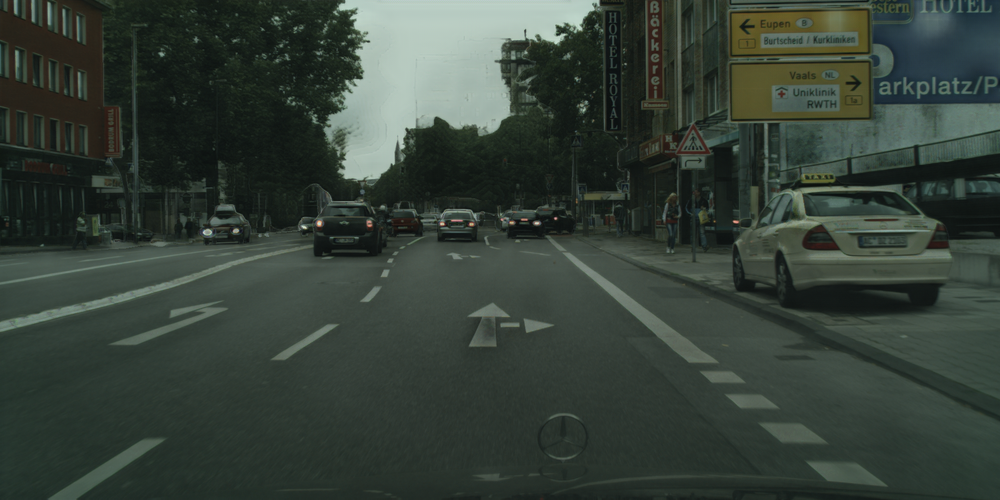
#> input picture images/aachen_000005_000019_leftImg8bit_foggy_beta_0.02_fake_0.png, 1000 x 500 px, shrunk from 2048 x 1024 before the run, found by its file name
$ jupyter execute --allow-errors acc.ipynb
#> lines starting #> are read from the running program, lines starting #| are printed output that depends on the picture
[cell 1]
import numpy
from time import time


def filter2D(image,filt):
    M,N=image.shape
    Mf,Nf=filt.shape
    Mf2=Mf//2
    Nf2=Nf//2
    result=numpy.zeros_like(image)
    for i in range(Mf2,M-Mf2):
        for j in range(Nf2,N-Nf2):
            num=0.0
            t=image[i-Mf2:i+Mf2+1,j-Nf2:j+Nf2+1]
            num=numpy.sum(numpy.multiply(t,filt))

            result[i,j]=num
    return result

from numba import double,jit

fastfilter2D=jit(double[:,:](double[:,:],double[:,:]))(filter2D)
#new_func_name=jit(return_type(par1_type,par2_type))(old_func_name)

tic=time()
image=numpy.random.random((100,100))
filt=numpy.random.random((9,9))
res=fastfilter2D(image,filt)
toc=time()
print(toc-tic)

[cell 2]
import numpy
from time import time

def filter2d(image, filt):
    M,N = image.shape
    Mf, Nf = filt.shape
    Mf2 = Mf//2
    Nf2=Nf//2
    result= numpy.zeros_like(image)

    for i in range (Mf2, M-Mf2):
        for j in range (Nf, N-Nf2):
            num = 0.0

            for ii in range(Mf):
                for jj in range(Nf):
                    num+=(filt[Mf-1-ii, Nf-1-jj] * image[i-Mf2+ii, j-Nf2+jj])
           # t= image[i-Mf2:i+Mf2+1, j-Nf2:j+Nf2+1]
            #num=numpy.sum(numpy.multiply(t,filt))

            result[i, j]=num
    return result

from numba import double, jit

fast_filter2d = jit(double[:,:](double[:,:], double[:,:]))(filter2d)

tic=time()
image=numpy.random.random((100,100))

filt=numpy.random.random((9,9))

res= fast_filter2d(image, filt)

toc=time()
print(toc-tic)

# new_func_name= jit(return_type(par1_type, par2_type))(old_func_name)

[cell 3]
from numba import jit,njit,prange
import numpy
from time import time

a=numpy.random.random((10000,1))
b=numpy.random.random((10000,1))

def call_method(a,b):
  c=numpy.zeros_like(a)
  for i in range(len(a)):
    c[i]=a[i]+b[i]
  return c

c=call_method(a,b)
tic=time()
c=call_method(a,b)
toc=time()
print(toc-tic)


@njit
def call_method_njit(a,b):
  c=numpy.zeros_like(a)
  for i in range(len(a)):
    c[i]=a[i]+b[i]
  return c

c=call_method_njit(a,b)
tic=time()
c=call_method_njit(a,b)
toc=time()
print(toc-tic)

[cell 4]
from numba import jit,njit,prange,vectorize,float64
import numpy as np
from time import time

a=np.random.random((10000,1))
b=np.random.random((10000,1))

def call_method(a,b):
    c=np.zeros_like(a)
    for i in range(a.shape[0]):
        c[i]=a[i]+b[i]
    return c

tic=time()
c=call_method(a,b)
toc=time()
print("Parellel",toc-tic)

@vectorize([float64(float64,float64)])
def f(x,y):
    return x+y

c=f(a,b)
tic=time()
c=f(a,b)
toc=time()
#> (the rest of this cell did not finish here and is left out)

[cell 5]
import numpy as np

import cv2

#gamma->image^gamma

def gamma_corr(image,gamma):
#> called with image = 1, gamma = 0.5
    invGamma = 1.0/gamma
    table = np.array([((1/255.0) * invGamma)*255 for i in np.arange(0, 256)]).astype("uint8")
#> table = 256 values from 2 to 2
    #apply gamma correction using the lookup table
    return cv2.LUT (image, table)

def log_transform(image,c):
    #c*log(image+ 1)....apply 0-255 back and forth
    table = np.array([(np.log((1/255.0)+1)*c)*255 for i in np.arange(0, 256)]).astype("uint8")
    return cv2.LUT (image, table)

def img_add(image, factor):
    #apply normalization 0-255 after addition
    return image+factor

def img_mul(image, factor):  #changes contrast
    #apply normalization 0-255 after multiplication
    return image*factor

i=cv2.imread('dark.jpeg')
#> (the rest of this cell did not finish here and is left out)

[cell 6]
#reading single dark image and generating multiple images from that
#augmentation

import imutils
import cv2
import numpy as np

i=cv2.imread('dark.jpeg')
alpha=1.04
c=1
for beta in range(25):
  new_image=cv2.convertScaleAbs(i,alpha=alpha,beta=beta)
  cv2.imwrite('aug/'+str(c)+'.jpg',new_image)
  c=c+1
#> after the loop, c = 26

ii=1
#> (the rest of this cell did not finish here and is left out)

[cell 7]
import cv2
import numpy
from time import time

image="/home/nirnaya/Desktop/Edge AI/annotation_app/images/aachen_000005_000019_leftImg8bit_foggy_beta_0.02_fake_0.png"

def filter2D(image,filt):
    M,N=image.shape
    Mf,Nf=filt.shape
    Mf2=Mf//2
    Nf2=Nf//2
    result=numpy.zeros_like(image)
    for i in range(Mf2,M-Mf2):
        for j in range(Nf2,N-Nf2):
            num=0.0
            t=image[i-Mf2:i+Mf2+1,j-Nf2:j+Nf2+1]
            num=numpy.sum(numpy.multiply(t,filt))

            result[i,j]=num
    return result

from numba import double,jit

fastfilter2D=jit(double[:,:](double[:,:],double[:,:]))(filter2D)
#new_func_name=jit(return_type(par1_type,par2_type))(old_func_name)

tic=time()
image=cv2.imread(image,cv2.IMREAD_GRAYSCALE)
#> image: shape (500, 1000); min 11, max 221, mean 60.1
b_filt=numpy.array([[1/9,1/9,1/9],
                  [1/9,1/9,1/9],
                  [1/9,1/9,1/9]],dtype=numpy.float64)
filt=numpy.array([[1,0,-1],
                  [2,0,-2],
                  [1,0,-1]],dtype=numpy.float64)
filt2=numpy.array([[1,2,1],
                  [0,0,0],
                  [-1,-2,-1]],dtype=numpy.float64)
image=fastfilter2D(image.astype(numpy.float64),b_filt)
#> after the loop in filter2D, `for i in range(Mf2,M-Mf2):`:
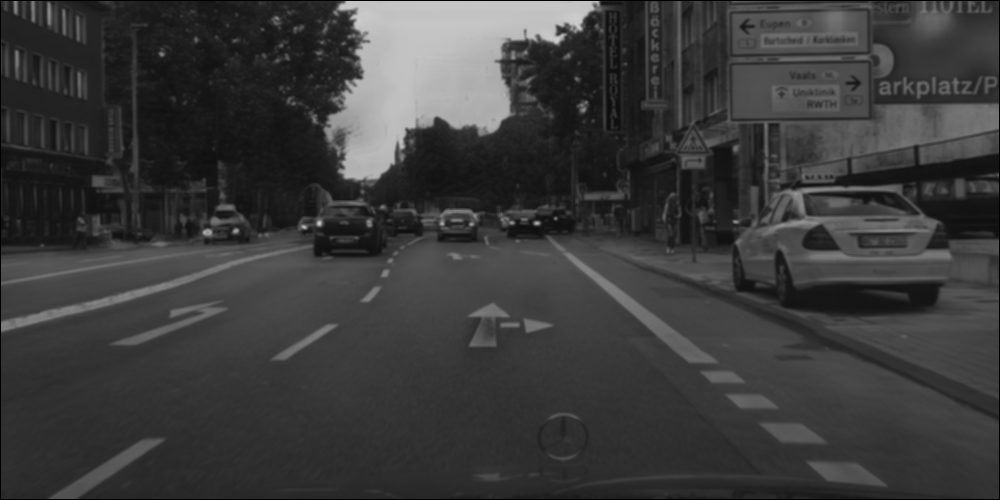
#> result: shape (500, 1000) float64; min 0, max 205.4, mean 59.7
res=fastfilter2D(image.astype(numpy.float64),filt)
#> after the loop in filter2D (call 2), `for i in range(Mf2,M-Mf2):`:
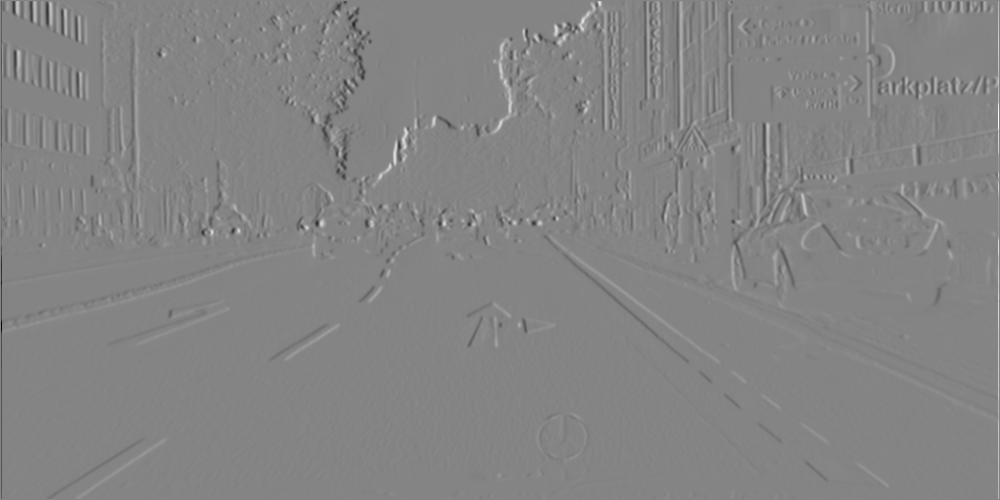
#> result: shape (500, 1000) float64; min -505.7, max 467.4, mean 0; drawn with min black and max white
res2=fastfilter2D(image.astype(numpy.float64),filt2)
#> after the loop in filter2D (call 3), `for i in range(Mf2,M-Mf2):`:
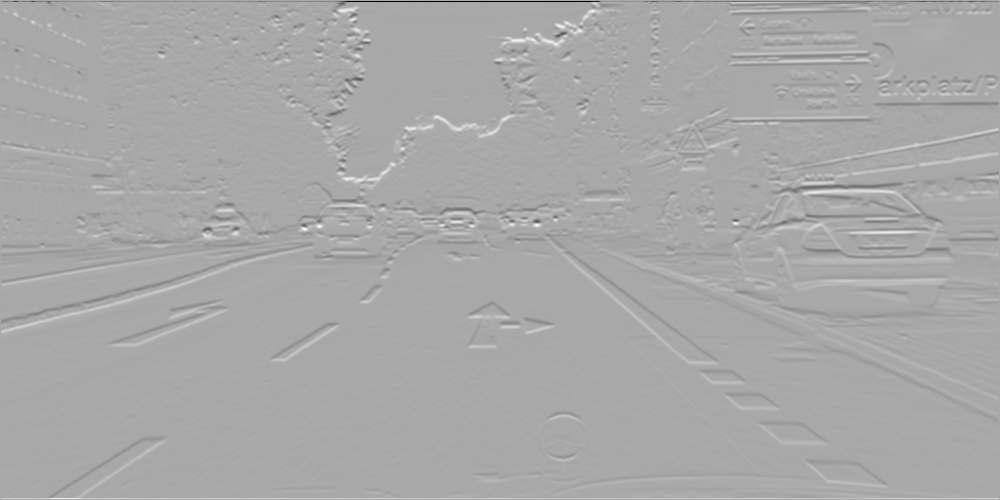
#> result: shape (500, 1000) float64; min -787.1, max 404.1, mean 0.4; drawn with min black and max white
res_f=res+res2
toc=time()
cv2.imshow("output",res_f.astype(numpy.uint8))
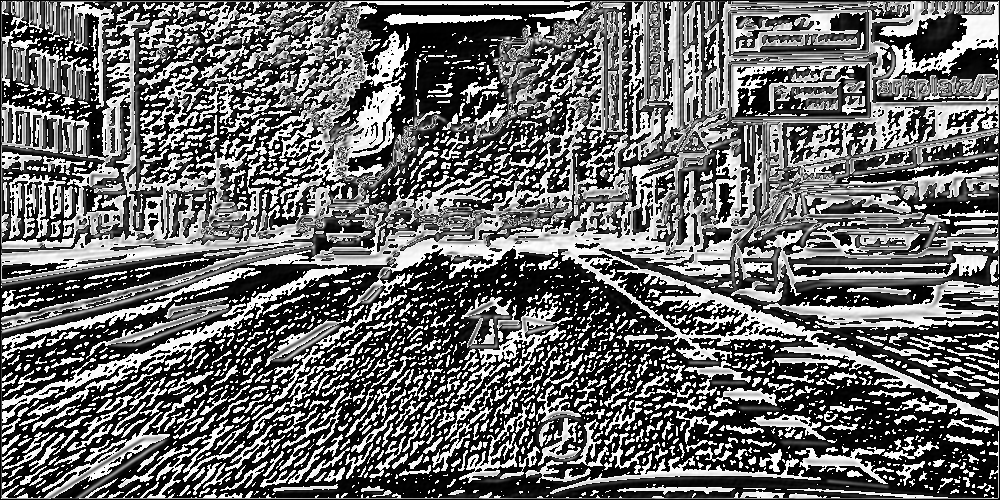
#> window 'output': shape (500, 1000); min 0, max 255, mean 105
cv2.waitKey(0)
cv2.destroyAllWindows()
print(toc-tic)

$ run again, with images/aachen_000011_000019_leftImg8bit_foggy_beta_0.02_fake_0.png copied over images/aachen_000005_000019_leftImg8bit_foggy_beta_0.02_fake_0.png
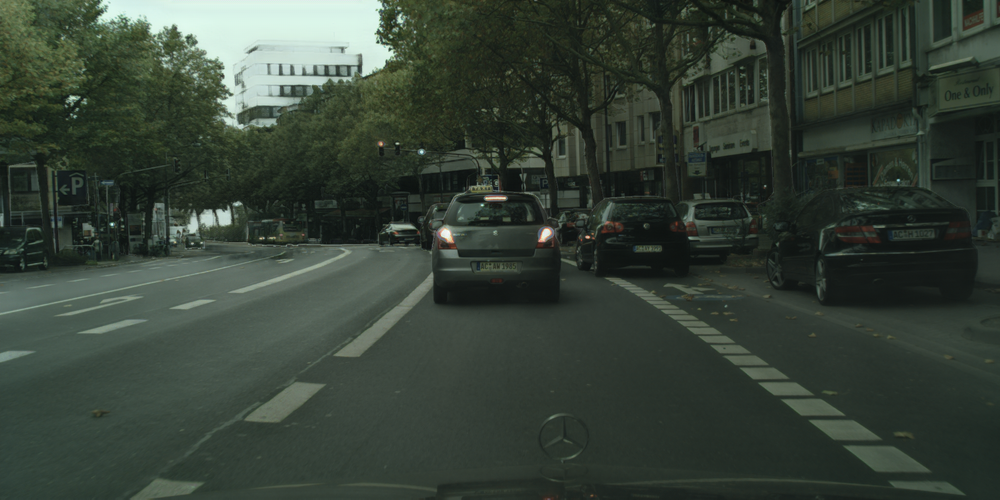
#> input picture images/aachen_000011_000019_leftImg8bit_foggy_beta_0.02_fake_0.png, 1000 x 500 px, shrunk from 2048 x 1024 before the run, found by its file name
#> table = 256 values from 2 to 2
#> after the loop `for beta in range(25):`: c = 26
#> after the loop in filter2D (call 3), `for i in range(Mf2,M-Mf2):`:
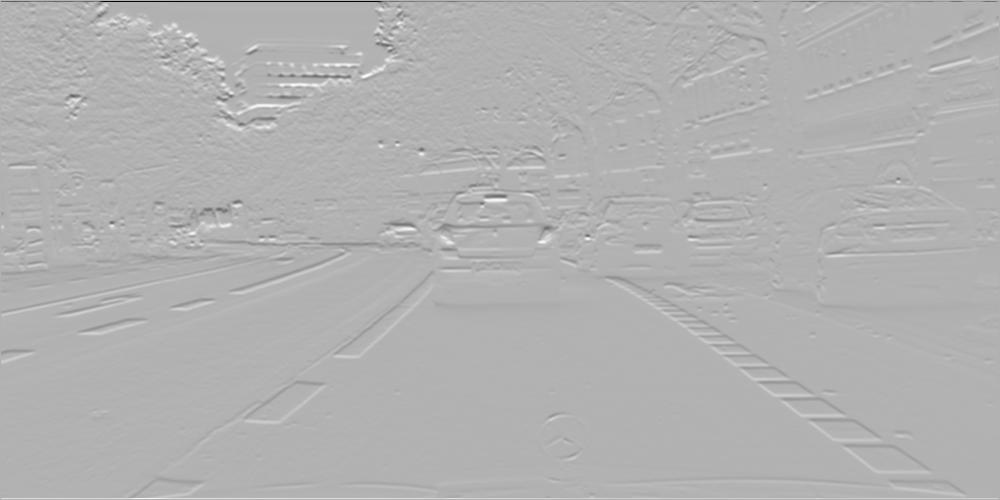
#> result: shape (500, 1000) float64; min -940.9, max 407.7, mean 0.4; drawn with min black and max white
#> `cv2.imshow("output",res_f.astype(numpy.uint8))`:
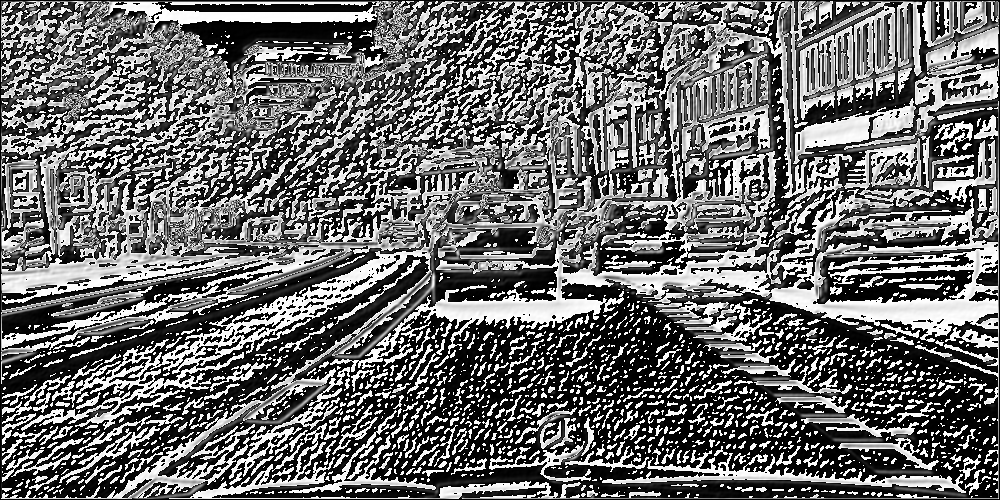
#> window 'output': shape (500, 1000); min 0, max 255, mean 107.5

$ run again, with images/aachen_000029_000019_leftImg8bit_foggy_beta_0.02_fake_0.png copied over images/aachen_000005_000019_leftImg8bit_foggy_beta_0.02_fake_0.png
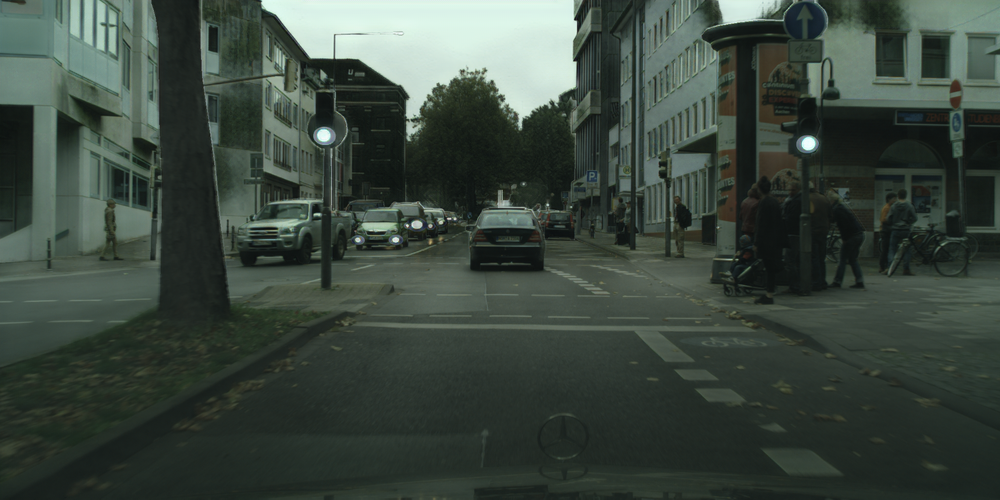
#> input picture images/aachen_000029_000019_leftImg8bit_foggy_beta_0.02_fake_0.png, 1000 x 500 px, shrunk from 2048 x 1024 before the run, found by its file name
#> table = 256 values from 2 to 2
#> after the loop `for beta in range(25):`: c = 26
#> after the loop in filter2D (call 3), `for i in range(Mf2,M-Mf2):`:
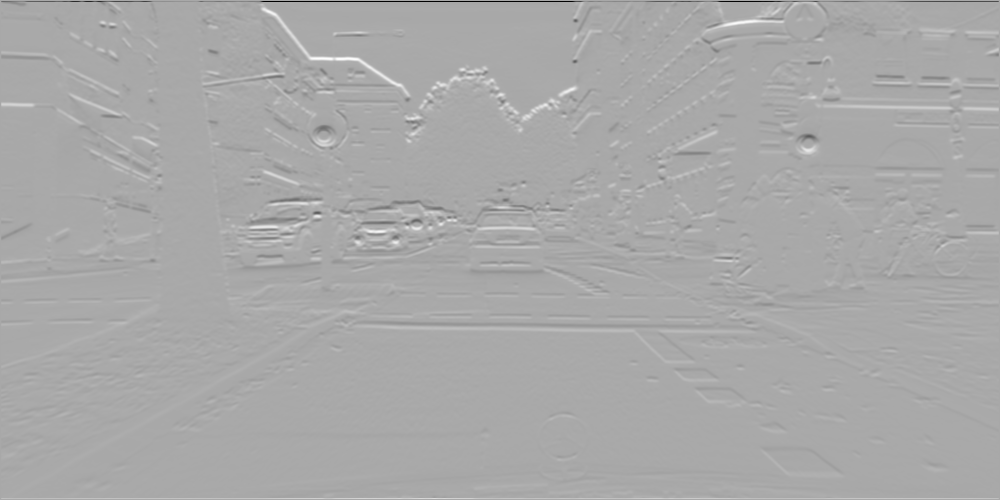
#> result: shape (500, 1000) float64; min -952.9, max 485, mean 0.8; drawn with min black and max white
#> `cv2.imshow("output",res_f.astype(numpy.uint8))`:
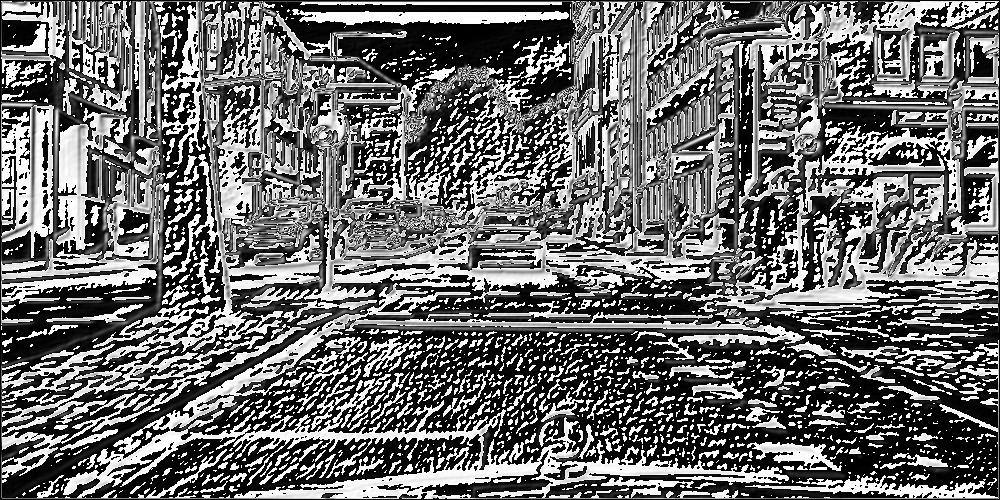
#> window 'output': shape (500, 1000); min 0, max 255, mean 108.4
